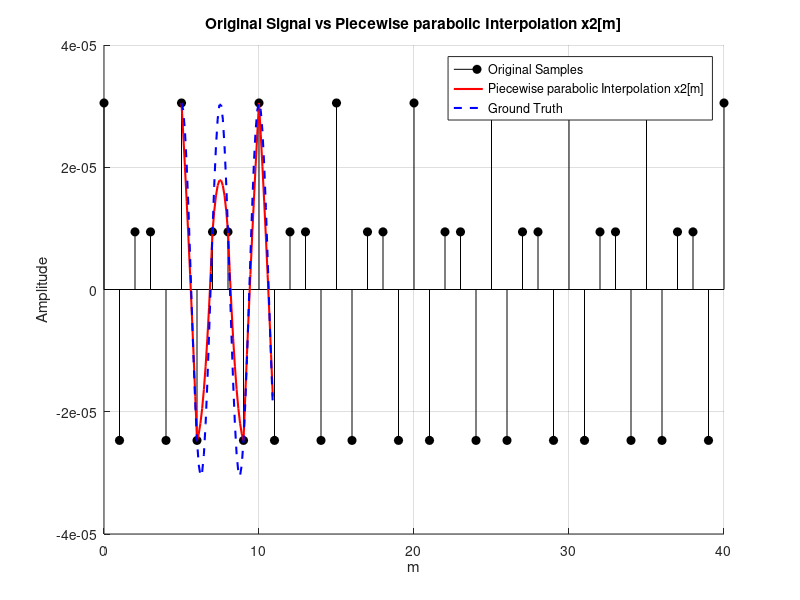
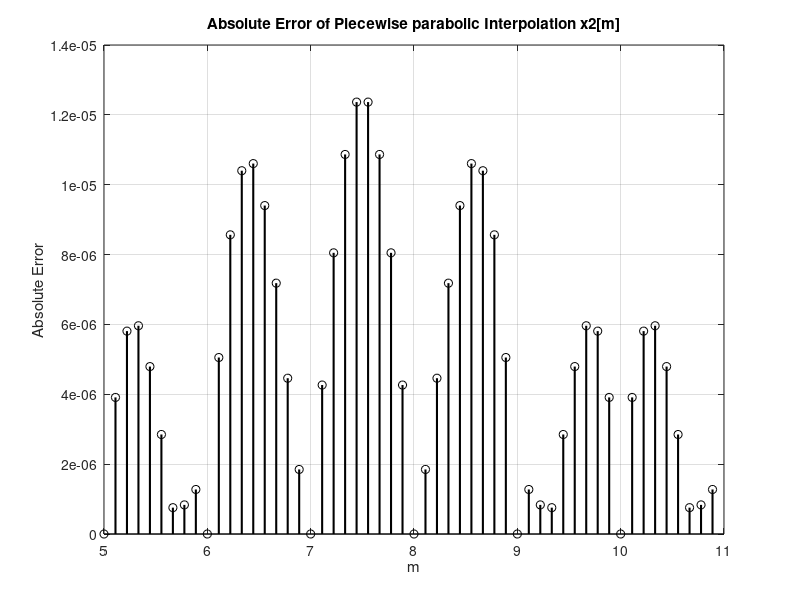

Reproduce these figures in MATLAB, in order.

%% Tham số đầu vào
phi = 0;                   % Phi = 0 (mod(d,5)/5)
Ts = 1;                   % Lấy Ts = 1 cho đơn giản (không ảnh hưởng kết quả)
m = 0:40;                 % Vùng tín hiệu rộng
x = 2^-15*cos(2*pi*(2*m*Ts/(5*Ts)) + phi); % Tín hiệu x1[m] với f_sampling = 8*f_signal

mu_set = 0:1/9:8/9;       % Các giá trị mu
m_interp = 5:10;         % Vùng nội suy

%% Hàm mẫu thật (ground truth)
t_true = m_interp' + mu_set;  % Các thời điểm thực
x_true = 2^-15*cos(2*pi*(2*t_true/5) + phi); % Hàm gốc tại các điểm nội suy

%% Nội suy piecewise parabolic
alpha = 0.5;
x_parabolic = zeros(length(m_interp), length(mu_set));
for k = 1:length(m_interp)
    for i = 1:length(mu_set)
        mu = mu_set(i);
        n = m_interp(k) + 1;

        C1   = -alpha*mu + alpha*mu^2;
        C0   = 1 + (alpha - 1)*mu - alpha*mu^2;
        Cm1  = (alpha + 1)*mu - alpha*mu^2;
        Cm2  = -alpha*mu + alpha*mu^2;

        x_parabolic(k,i) = C1*x(n-1) + C0*x(n) + Cm1*x(n+1) + Cm2*x(n+2);
    end
end

%% Tính lỗi
err_parabolic = (x_parabolic - x_true).^2;

MSE_parabolic = mean(err_parabolic(:));

fprintf('Mean Squared Errors:\n');
fprintf('- Parabolic   : %.6f\n', MSE_parabolic);

%% Plot kết quả nội suy
%% Plot kết quả nội suy
x_parabolic_row = reshape(x_parabolic.', [], 1);
x_true_row   = reshape(x_true.', [], 1);

t_sampled = m;

t_interp = reshape(t_true.', [], 1);  % Flatten theo hàng

figure;
hold on;
grid on;

% Vẽ tín hiệu mẫu (gốc) dạng stem
stem(t_sampled, x, 'k', 'filled', 'DisplayName', 'Original Samples');

% Vẽ tín hiệu sau nội suy dạng đường liên tục
plot(t_interp, x_parabolic_row, 'r', 'LineWidth', 1.5, 'DisplayName', 'Piecewise parabolic Interpolation x2[m]');

% Vẽ giá trị thực (ground truth) nếu muốn so sánh
plot(t_interp, x_true_row, '--b', 'LineWidth', 1.5, 'DisplayName', 'Ground Truth');

% Cài đặt biểu đồ
xlabel('m');
ylabel('Amplitude');
legend;
title('Original Signal vs Piecewise parabolic Interpolation x2[m]');

figure;
stem(t_interp, abs(x_parabolic_row - x_true_row), 'black', 'LineWidth', 1.5);
xlabel('m');
ylabel('Absolute Error');
title('Absolute Error of Piecewise parabolic Interpolation x2[m]');
grid on;

